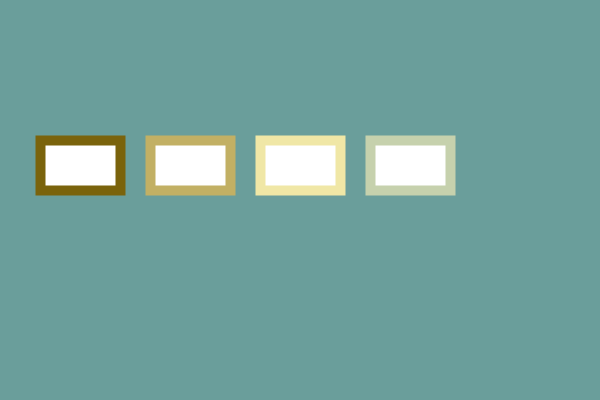
Frame 1 (no input)
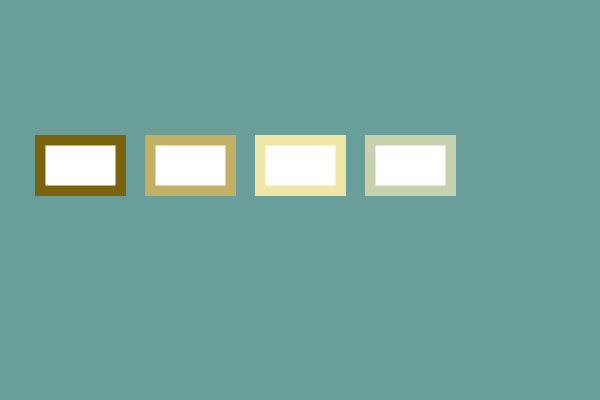
Frame 60 (the mouse pressed at the canvas centre just before this capture)
Frame 120 (the mouse held since frame 60 and released just before this capture): identical to frame 60, image omitted

The Processing sketch that drew these frames (run headless with seeded random() and noise(); from frame 60 on, the mouse is pressed at the canvas centre):

// Processing sketch: rectfill3
// ── rectfill3.pde
void setup() { 
   size(600, 400);
   background(106, 158, 155);
   strokeWeight(10);
}  

void draw() {
   stroke(122, 99, 12);
   rect(40, 140, 80, 50);

   stroke(194, 176, 100);
   rect(150, 140, 80, 50);

   stroke(240, 231, 166);
   rect(260, 140, 80, 50);

   stroke(198, 209, 173);
   rect(370, 140, 80, 50);
}
